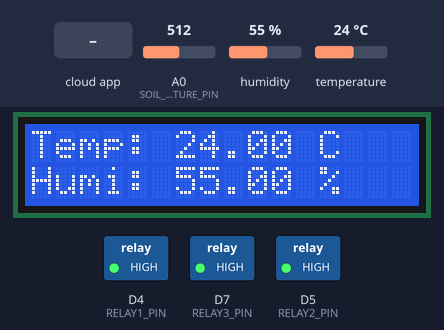
Bench run of a sketch on a simulated ESP8266 (NodeMCU). Parts: 16×2 character LCD, switched loads named in the sketch (green lamp = pin HIGH). The test bench sets the inputs (shaded band); at power-on: humidity 55 %, A0 (SOIL_MOISTURE_PIN) = 512, temperature 24 °C. WiFi joins after 1.5 s; servers stay silent unless stated; the Firebase database answers and starts empty; what the sketch prints to the serial monitor is not drawn.

Above: at 5.7 s.
5.8 s: the phone or cloud app sets pumpState to ON
At 10.7 s:
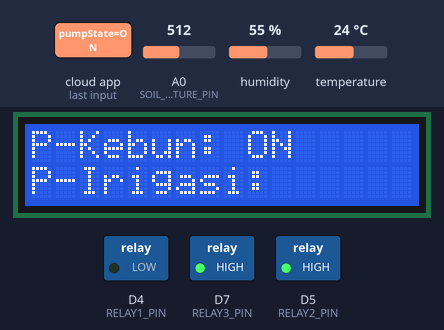
15.2 s: the phone or cloud app sets Status to ON
At 25.8 s:
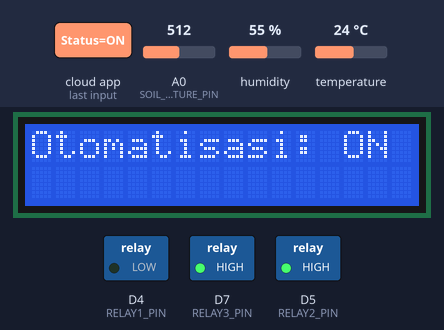
28.4 s: humidity set to 22 %
At 39.0 s:
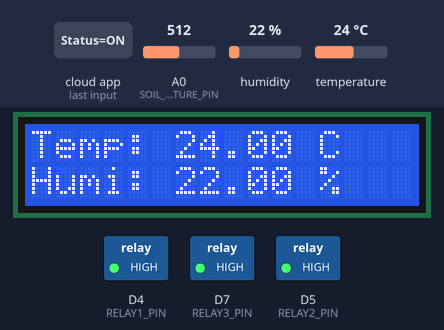
41.6 s: A0 (SOIL_MOISTURE_PIN) set to 716
At 52.1 s:
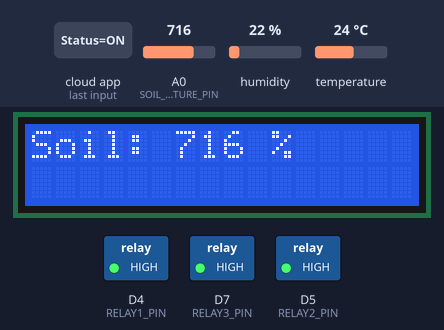
52.8 s: temperature set to 12 °C
At 61.0 s:
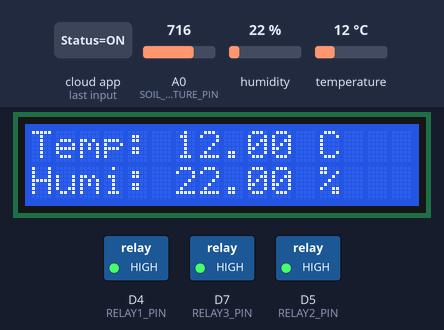
61.9 s: A0 (SOIL_MOISTURE_PIN) set to 900
At 74.0 s:
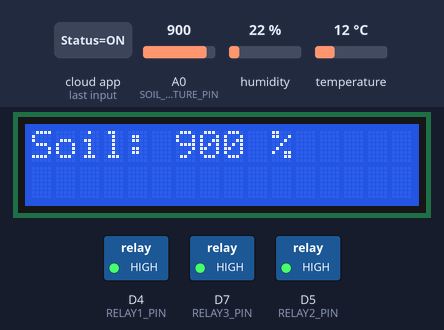
Timing chart, 0 to 76.1 s (numbered marks = the images above; inputs shaded):
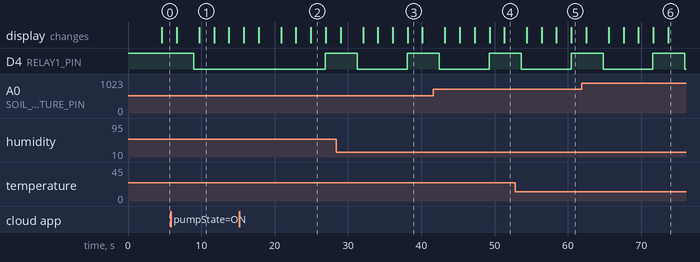

The sketch:

siram_pengembangan_5.ino
```cpp
#include <DHT.h>
#include <LiquidCrystal_I2C.h>
#include <Arduino.h>
#if defined(ESP32)
  #include <WiFi.h>
#elif defined(ESP8266)
  #include <ESP8266WiFi.h>
#endif
#include <Firebase_ESP_Client.h>

#define DHT_PIN D6  // Pin untuk sensor DHT11
#define RELAY1_PIN D4  // Relay 1
#define RELAY2_PIN D5  // Relay 2
#define RELAY3_PIN D7  // Relay 3 (baru)
#define SOIL_MOISTURE_PIN A0  // Pin untuk sensor kelembaban tanah

LiquidCrystal_I2C lcd(0x27, 16, 2);  // I2C address, 16 kolom dan 2 baris
DHT dht(DHT_PIN, DHT11);

#include "addons/TokenHelper.h"
#include "addons/RTDBHelper.h"

#define WIFI_SSID " "
#define WIFI_PASSWORD " "

#define API_KEY " "
#define DATABASE_URL " "

FirebaseData fbdo;
FirebaseAuth auth;
FirebaseConfig config;

bool signupOK = false;
bool isAutomationEnabled = false;  // Status otomatisasi dari Firebase

void setup() {
  pinMode(DHT_PIN, INPUT);
  pinMode(RELAY1_PIN, OUTPUT);
  pinMode(RELAY2_PIN, OUTPUT);
  pinMode(RELAY3_PIN, OUTPUT);  // Tambahan untuk Relay 3
  digitalWrite(RELAY1_PIN, HIGH);
  digitalWrite(RELAY2_PIN, HIGH);
  digitalWrite(RELAY3_PIN, HIGH);  // Pastikan relay 3 mati saat startup

  dht.begin();  // Inisialisasi sensor DHT

  lcd.begin();  // Inisialisasi LCD
  lcd.backlight();  // Nyalakan backlight LCD

  // Tampilkan pesan awal
  lcd.clear();
  lcd.setCursor(0, 0);
  lcd.print("Halo Petani");
  delay(3000);  // Tampilkan pesan selama 3 detik

  Serial.begin(9600);
  WiFi.begin(WIFI_SSID, WIFI_PASSWORD);
  Serial.print("Connecting to Wi-Fi");
  while (WiFi.status() != WL_CONNECTED) {
    Serial.print(".");
    delay(300);
  }
  Serial.println();
  Serial.print("Connected with IP: ");
  Serial.println(WiFi.localIP());

  config.api_key = API_KEY;
  config.database_url = DATABASE_URL;

  if (Firebase.signUp(&config, &auth, "", "")) {
    Serial.println("Firebase SignUp OK");
    signupOK = true;
  } else {
    Serial.printf("%s\n", config.signer.signupError.message.c_str());
  }

  config.token_status_callback = tokenStatusCallback;
  Firebase.begin(&config, &auth);
}

void loop() {
  float humidity = dht.readHumidity();
  float temperature = dht.readTemperature();
  int soilMoisture = analogRead(SOIL_MOISTURE_PIN);

  lcd.clear();

  // Cek apakah data sensor tersedia
  if (isnan(temperature) || isnan(humidity)) {
    lcd.setCursor(0, 0);
    lcd.print("Sedang mengambil");
    lcd.setCursor(0, 1);
    lcd.print("data...");
  } else {
    lcd.setCursor(0, 0);
    lcd.print("Temp: ");
    lcd.print(temperature);
    lcd.print(" C");

    lcd.setCursor(0, 1);
    lcd.print("Humi: ");
    lcd.print(humidity);
    lcd.print(" %");
    delay(2000);

    lcd.clear();
    lcd.setCursor(0, 0);
    lcd.print("Soil: ");
    lcd.print(soilMoisture);
    lcd.print(" %");
    delay(2000);
  }

  // Update status relay dan otomatisasi dari Firebase
  String pumpState1, pumpState2, pumpState3;

  if (Firebase.ready() && signupOK) {
    // Dapatkan status otomatisasi dari Firebase
    if (Firebase.RTDB.getString(&fbdo, "Automation/Status")) {
      isAutomationEnabled = fbdo.stringData() == "ON";
    }

    // Dapatkan status relay dari Firebase
    if (Firebase.RTDB.getString(&fbdo, "Relay1/pumpState")) {
      pumpState1 = fbdo.stringData();
      digitalWrite(RELAY1_PIN, pumpState1 == "ON" ? LOW : HIGH);  // ON: LOW, OFF: HIGH
    }

    if (Firebase.RTDB.getString(&fbdo, "Relay2/pumpState")) {
      pumpState2 = fbdo.stringData();
      digitalWrite(RELAY2_PIN, pumpState2 == "ON" ? LOW : HIGH);
    }

    if (Firebase.RTDB.getString(&fbdo, "Relay3/pumpState")) {  // Relay 3
      pumpState3 = fbdo.stringData();
      digitalWrite(RELAY3_PIN, pumpState3 == "ON" ? LOW : HIGH);
    }

    // Kirim data sensor ke Firebase
    Firebase.RTDB.setInt(&fbdo, "SoilMoisture", soilMoisture);
    Firebase.RTDB.setFloat(&fbdo, "DHT/humidity", humidity);
    Firebase.RTDB.setFloat(&fbdo, "DHT/temperature", temperature);

    // Tampilkan status relay di LCD
    lcd.clear();
    lcd.setCursor(0, 0);
    lcd.print("P-Kebun: ");
    lcd.print(pumpState1);

    lcd.setCursor(0, 1);
    lcd.print("P-Irigasi: ");
    lcd.print(pumpState2);

    delay(2000);

    lcd.clear();
    lcd.setCursor(0, 0);
    lcd.print("P-Pupuk: ");
    lcd.print(pumpState3);

    delay(2000);

    // Tambahkan status otomatisasi di LCD
    lcd.clear();
    lcd.setCursor(0, 0);
    lcd.print("Otomatisasi: ");
    lcd.print(isAutomationEnabled ? "ON" : "OFF");

    delay(2000);

    // Otomatisasi pompa
    if (isAutomationEnabled) {
      if (temperature > 32) {
        digitalWrite(RELAY1_PIN, LOW);  // Nyalakan relay 1 (pompa kebun)
      } else {
        digitalWrite(RELAY1_PIN, HIGH); // Matikan relay 1
      }

      if (soilMoisture > 900) {
        digitalWrite(RELAY2_PIN, LOW);  // Nyalakan relay 2 (pompa irigasi)
      } else {
        digitalWrite(RELAY2_PIN, HIGH); // Matikan relay 2
      }
    }
  }
}
```

Measured:
- after the input at 5.8 s, D4 (RELAY1_PIN): HIGH → LOW after 3.1 s; the display: first differs from a run without the input after 3.9 s (image 1)
- after the input at 15.2 s, D4 (RELAY1_PIN): LOW → HIGH after 11.7 s; the display: first differs from a run without the input after 9.7 s (image 2)
- what the display in image 1 shows lasts 2.0 s, from 9.7 s to 11.7 s
- what the display in image 2 shows lasts 2.1 s, from 24.9 s to 27.0 s
